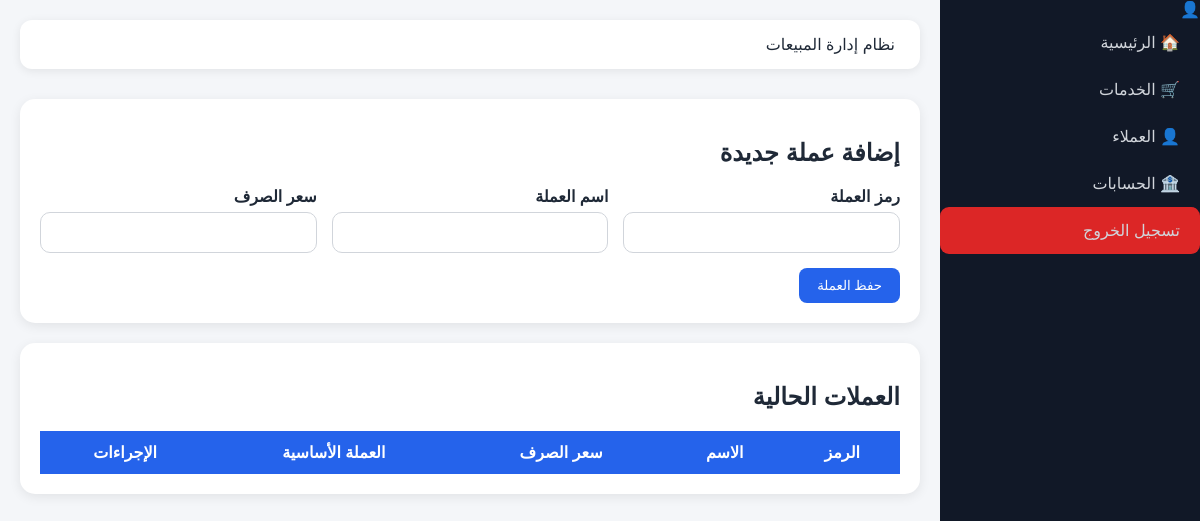
Before: /currencies with the older database file.
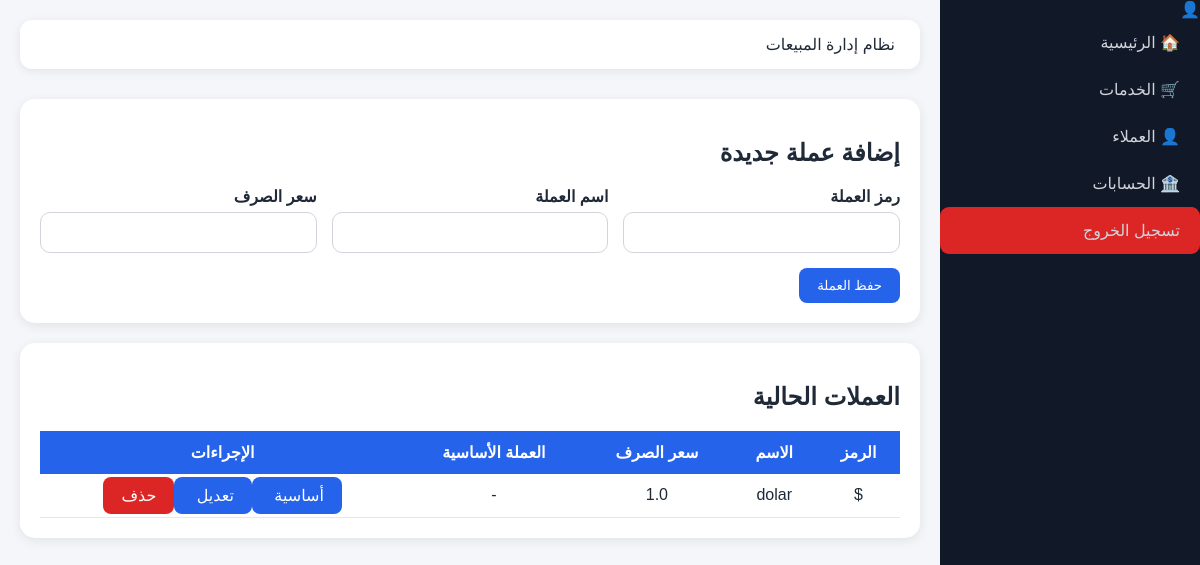
After: the same page with the newer database file.
### tables this page shows
CREATE TABLE currencies (
    id INTEGER PRIMARY KEY AUTOINCREMENT,
    code TEXT UNIQUE,
    name TEXT,
    rate REAL,
    is_base INTEGER DEFAULT 0
);

### app.py (the view, shortened to what this page needs)
@app.route('/currencies', methods=['GET', 'POST'])
def currencies():
    conn = sqlite3.connect('database.db')
    conn.row_factory = sqlite3.Row
    cursor = conn.cursor()
    currencies = cursor.execute(
        "SELECT * FROM currencies ORDER BY name"
    ).fetchall()
    conn.close()
    return render_template("currencies.html", currencies=currencies)

### templates/currencies.html (shortened to what this page needs)
{% extends 'base.html' %}
{% block content %}
<div class="sales-form"><h2>إضافة عملة جديدة</h2>
<form method="POST">
    <div class="form-row">
        <div class="form-group">
            <label>رمز العملة</label>
            <input type="text" name="code" required>
        </div>
        <div class="form-group">
            <label>اسم العملة</label>
            <input type="text" name="name" required>
        </div>
        <div class="form-group">
            <label>سعر الصرف</label>
            <input type="number" step="0.01" name="rate" required>
        </div>
    </div>
    <button class="btn-save" type="submit">
        حفظ العملة
    </button>
</form>
</div><div class="table-card"><h2>العملات الحالية</h2>
<table>
    <tr>
        <th>الرمز</th>
        <th>الاسم</th>
        <th>سعر الصرف</th>
        <th>العملة الأساسية</th>
        <th>الإجراءات</th>
    </tr>
    {% for c in currencies %}
    <tr>
        <td>{{ c['code'] }}</td>
        <td>{{ c['name'] }}</td>
        <td>{{ c['rate'] }}</td>
        <td>
            {% if c['is_base'] == 1 %}
                ⭐ أساسية
            {% else %}
                -
            {% endif %}
        </td>
        <td>
            <a class="btn-save"
               href="/currencies/base/{{ c['id'] }}">
               أساسية
            </a>
            <a class="btn-save"
               href="/currencies/edit/{{ c['id'] }}">
               تعديل
            </a>
            <a class="btn-delete"
               href="/currencies/delete/{{ c['id'] }}"
               onclick="return confirm('هل تريد حذف هذه العملة؟')">
               حذف
            </a>
        </td>
    </tr>
    {% endfor %}
</table>
</div>{% endblock %}

### templates/base.html (shortened to what this page needs)
<!DOCTYPE html><html lang="ar" dir="rtl"><head><meta charset="UTF-8">
<link rel="stylesheet"
      href="{{ url_for('static', filename='css/style.css') }}">
</head>
<link rel="stylesheet"
      href="{{ url_for('static', filename='css/style.css') }}">
      <body  class="hold-transition sidebar-mini">
        <div class="sidebar">
          <div class="logo">
</div>
<nav class="sidebar">
{% set perms = session.get('permissions', '').split(',') %}
<span class="user-info">
        👤 {{ session['full_name'] }}
    </span>
<a href="{{ url_for('dashboard') }}">🏠 الرئيسية</a>
<a href="{{ url_for('services') }}">
    🛒 الخدمات
</a>
<a href="{{ url_for('customers') }}"
   class="{% if request.endpoint == 'customers' %}active{% endif %}">
   👤 العملاء
</a>
<a href="{{ url_for('accounts') }}"
   class="{% if request.endpoint == 'accounts' %}active{% endif %}">
   🏦 الحسابات
</a>
<div class="topbar-left">
    <a href="/logout" class="logout-btn">
        تسجيل الخروج
    </a>
</div>
</nav>
</div>
<div class="content"><div class="topbar">
    {% block titlebar %}
    نظام إدارة المبيعات
    {% endblock %}
</div>
<div class="page-content">
    {% block content %}{% endblock %}
</div>
</div>
</body></html>

### static/css/style.css (style rules this page uses)
body { margin:0; background:#f4f6f9; font-family:Tahoma, Arial, sans-serif; color:#1f2937; }
.sidebar { width:260px; height:100vh; position:fixed; right:0; top:0; background:#111827; overflow-y:auto; }
.logo { color:white; text-align:center; padding:25px; font-size:24px; font-weight:bold; border-bottom:1px solid rgba(255,255,255,.1); }
.sidebar a { display:block; padding:14px 20px; color:#d1d5db; text-decoration:none; transition:.2s; }
.content { margin-right:260px; min-height:100vh; padding:20px; }
.topbar { display:flex; justify-content:space-between; align-items:center; background:white; padding:15px 25px; border-radius:12px; margin-bottom:30px; box-shadow:0 2px 10px rgba(0,0,0,.08); }
.user-info { font-weight:bold; }
.logout-btn { background:#dc2626; color:white; text-decoration:none; padding:2px 6px; margin: auto; border-radius:9px; }
.card, .table-card, .sales-form, .employee-form { background:white; padding:20px; border-radius:15px; box-shadow:0 3px 12px rgba(0,0,0,.08); margin-bottom:20px; }
.form-row { display:flex; gap:15px; flex-wrap:wrap; margin-bottom:15px; }
.form-group { flex:1; min-width:220px; }
.form-group label { display:block; margin-bottom:6px; font-weight:bold; }
input, select, textarea, .form-control { width:100%; padding:12px; border:1px solid #d1d5db; border-radius:10px; box-sizing:border-box; background:white; }
.btn-save { background:#2563eb; color:white; border:none; padding:10px 18px; border-radius:8px; cursor:pointer; text-decoration:none; }
.btn-delete { background:#dc2626; color:white; text-decoration:none; padding:10px 18px; border-radius:8px; }
table { width:100%; border-collapse:collapse; background:white; overflow:hidden; }
table th { background:#2563eb; color:white; padding:12px; }
table td { padding:12px; border-bottom:1px solid #e5e7eb; text-align:center; }

Changed rows visible on the page:
added currencies: code "$", name "dolar", rate "1.0"
